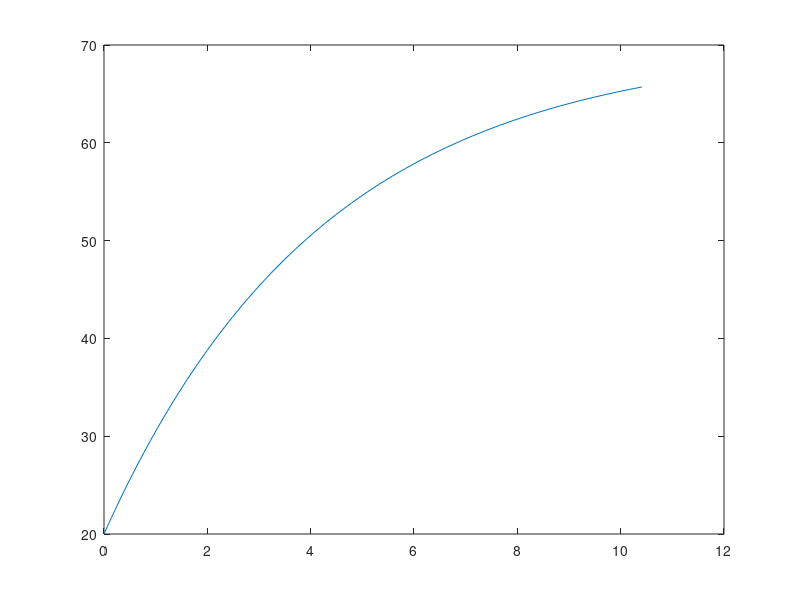

Reproduce this figure in MATLAB.
clc; clear all;

% % Data
% General
L_coil = 10.41; % m Length of receiver coil

% Steady state
T_copper_ss = 70;
T_water_ss = 62.5; 

% Water
T_initial_water = 32;
T_final_water = 60;
time_water = 766;

dens_water = 997; % kg/m^3
k_water = 598.03 * (10^-3); % W/m.K, Thermal conductivity, at 20ºC, https://www.engineeringtoolbox.com/water-liquid-gas-thermal-conductivity-temperature-pressure-d_2012.html
% k_water = 650.91 * (10^-3); % W/m.K, Thermal conductivity, at 60ºC, https://www.engineeringtoolbox.com/water-liquid-gas-thermal-conductivity-temperature-pressure-d_2012.html
c_water = 4180; % J/kgºC, Heat capacity of HTF, water
mass_water = 0.1987; % kg

Q_water = mass_water * c_water * (T_final_water - T_initial_water); % in J
P_water = Q_water/time_water;

% Copper
T_initial_copper = 32.2;
T_final_copper = 65;
time_copper = 587;

k_copper = 413; % W/m.K, Thermal conductivity, https://www.engineeringtoolbox.com/thermal-conductivity-metals-d_858.html
c_copper = 385; % J/kgºC, Heat capacity
mass_copper = 9.561; % kg

Q_copper = mass_copper * c_copper * (T_final_copper - T_initial_copper); % in J
P_copper = Q_copper/time_copper;

% % Inner temperature of copper at steady state, Fourier's Law

Q_fourier = P_water;
r_inner = (4.93 * 10^-3)/2; % in m
r_outer = (6.35 * 10^-3)/2; % in m
T_outer_ss = T_copper_ss; % Temp of copper at steady state

% Formula: Q = 2 * pi * k * L * \DeltaT /ln(r_outer / r_inner)
% \DeltaT = T_outer - T_inner
% https://engineeringlibrary.org/reference/conduction-heat-transfer-doe-handbook

T_inner_ss = (Q_fourier * log(r_inner/r_outer))/(2 * pi * k_copper * L_coil) + T_outer_ss;

% % hflow_water assuming laminar flow in pipe (uniform heat flux)

Nu = 4.36; % https://repository.up.ac.za/server/api/core/bitstreams/e88e9466-73c1-4110-9287-294a60dc546c/content (this cite books:
% [2] Y.A. Cengel, A.J. Ghajar, Heat and Mass Transfer: Fundamentals and Applications, 5th ed., McGraw-Hill, 2015.
% [3] J.H.I. Lienhard, J.H.V. Lienhard, A Heat Transfer Textbook, 3rd ed., Phlogiston Press, Cambridge, 2008.
% [4] A. Bejan, Convection Heat Transfer, 4th ed., John Wiley & Sons, Hoboken, 2013.
% [5] J.P. Holman, Heat Transfer, 9th ed., McGraw-Hill, New York, 2002.
% [6] T.L. Bergman, A.S. Lavine, F.P. Incropera, D.P. De Witt, Fundamentals of Heat and Mass Transfer, 8th ed., Wiley, New York, 2017.
% [7] R.K. Shah, A.L. London, Laminar Flow Forced Convection in Ducts: A Source Book for Compact Heat Exchanger Analytical Data, Academic Press, 1978.

h_flow = Nu * k_water/(r_inner * 2);

% % Power for water flowing by Newton's law of convective heat transfer and mc\Delta T

% A = 2 * pi * r_inner * L_coil % Area of heat transfer
% P_flow = h_flow * A * (T_inner_ss - T_water_ss)

% Assuming variables: mass flow rate, initial temp
flow_rate_lmin = 0.5; % l/min
flow_rate_ms = flow_rate_lmin/ (1000 * 60);
mass_flow_rate_kgs = dens_water * flow_rate_ms;
T_in = 20;


A_perimeter = 2 * pi * r_inner;
A_cs = pi * (r_inner ^ 2);
dTdx = @(x,T) (h_flow * A_perimeter * (T_inner_ss - T))/(mass_flow_rate_kgs * c_water);

[x,T] = ode45(dTdx, [0 L_coil], T_in);

figure;
plot(x, T);
